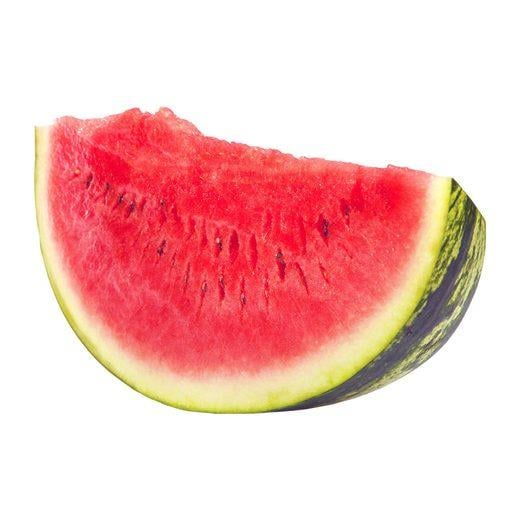
#> input picture opencv/karpuz.jpeg, 520 x 520 px
$ python contour.py
#> lines starting #> are read from the running program, lines starting #| are printed output that depends on the picture; after the words box and inside, x2 and y2 are one past the last pixel; in counts of white or black regions, pixels touching at a corner belong together
import cv2
"""
konturu bul
konturu daha az noktaya indiriyoruz (approxPolyDP)
kaç köşe var ? şekli belirlemek için
3 köşe var -> üçgen
4 köşe var -> dörtgen
5 köşe -> beşgen
çok fazla köşe varsa -> daireye yakın (oval)

img = cv2.imread("karpuz2.jpg")

gray = cv2.cvtColor(img,cv2.COLOR_BGR2GRAY)

_, thresh = cv2.threshold(gray,120,255,cv2.THRESH_BINARY)

counturs,_ = cv2.findContours(thresh,cv2.RETR_EXTERNAL,cv2.CHAIN_APPROX_SIMPLE)

cv2.drawContours(img,counturs,-1,(0,255,0),2)

cv2.imshow("kontr",img)
cv2.imshow("thresh",thresh)
cv2.waitKey(0)
cv2.destroyAllWindows()

approx = cv2.approxPolyDP(counturs,epsilon,True)
"""

img = cv2.imread("karpuz.jpeg")
#> img is the input picture: shape (520, 520, 3); mean B, G, R 194.1, 196.5, 245.1
gray = cv2.cvtColor(img,cv2.COLOR_BGR2GRAY)
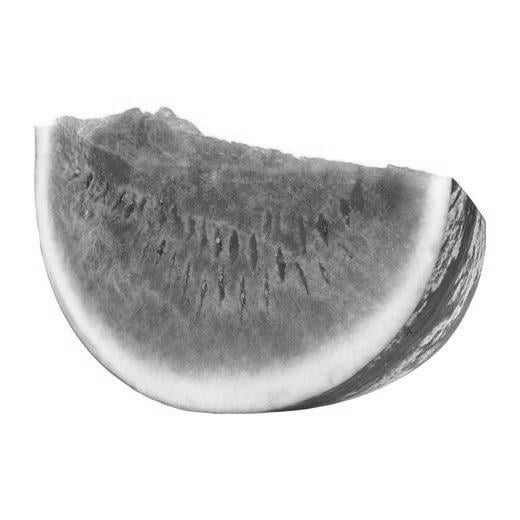
#> gray: shape (520, 520); min 37, max 255, mean 210.7

_,tresh = cv2.threshold(gray,120,255,cv2.THRESH_BINARY)
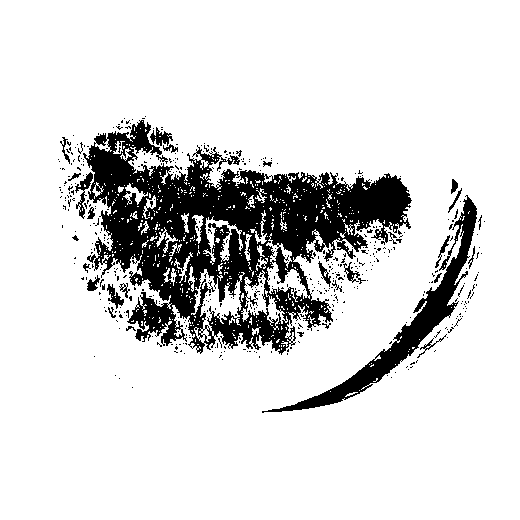
#> tresh: shape (520, 520); 84.9% white; 491 black regions (462 under 20 px), largest, box (x1, y1, x2, y2) and area: (83, 120, 412, 355) 32442, (262, 195, 477, 413) 5140, (75, 172, 93, 219) 262

contours,_ = cv2.findContours(tresh,cv2.RETR_EXTERNAL,cv2.CHAIN_APPROX_SIMPLE)
#> contours = [[[0, 0], [0, 519], [519, 519], [519, 0]]]

for cnt in contours:
    area = cv2.contourArea(cnt)
    if area < 500:
        continue #çok küçük olan şeyleri göz ardı et

    peri = cv2.arcLength(cnt,True)

    approx = cv2.approxPolyDP(cnt,0.02*peri,True)

    corners = len(approx)

    x,y,w,h = cv2.boundingRect(approx)


    if corners == 3 :
        shape = "ucgen"
    elif corners == 4:
        aspect = w / float(h)
        shape = "kare" if 0.95 < aspect < 1.05 else "dikdortgen"
    elif corners == 5:
        shape = "besgen"
    else:
        shape = "daire"

    cv2.rectangle(img,(x,y),(x+w,y+h),(0,255,0),2)
    cv2.putText(img,shape,(x,y-10), cv2.FONT_HERSHEY_SIMPLEX,0.6,(0,255,0),2)
#> this loop made 1 pass
#> (area, peri, approx, corners, x, y, w, h) on pass 1: (269361, 2076, [[0, 0], [0, 519], [519, 519], [519, 0]], 4, 0, 0, 520, 520)
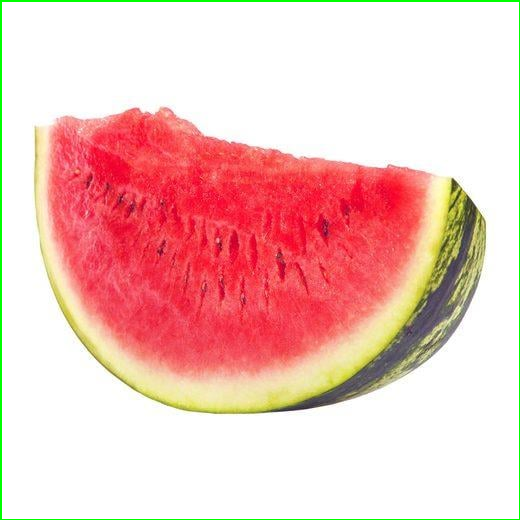
#> img: shape (520, 520, 3); 1.15% of pixels changed, all inside (x1, y1, x2, y2) = (0, 0, 520, 520)
cv2.imshow("sekil tespiti", img)
cv2.imshow("thres",tresh)
cv2.waitKey(0)
cv2.destroyAllWindows()
